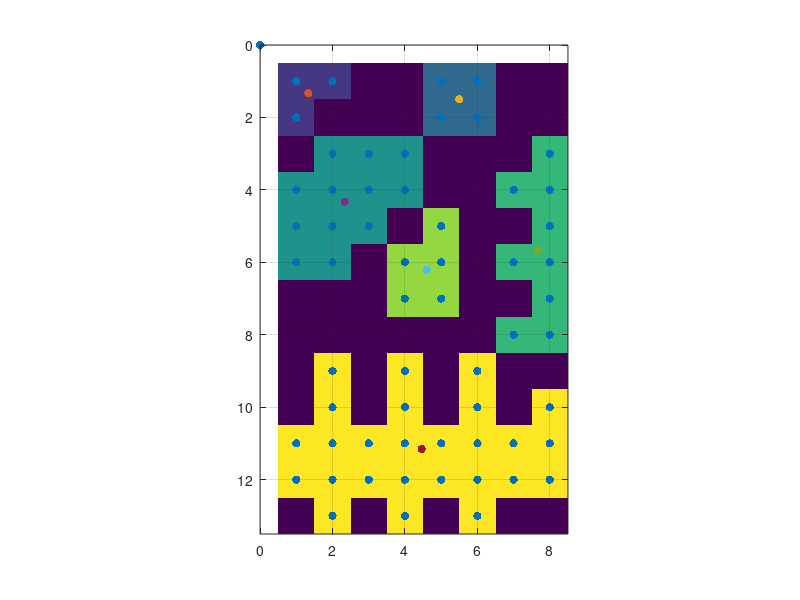

Recreate this plot in MATLAB. (Note: this script raises an error after producing the figure.)
clear
close all


img_labels = [1     1     0     0     2     2     0     0; ...
    1     0     0     0     2     2     0     0; ...
    0     3     3     3     0     0     0     4; ...
    3     3     3     3     0     0     4     4; ...
    3     3     3     0     5     0     0     4; ...
    3     3     0     5     5     0     4     4; ...
    0     0     0     5     5     0     0     4; ...
    0     0     0     0     0     0     4     4; ...
    0     6     0     6     0     6     0     0; ...
    0     6     0     6     0     6     0     6; ...
    6     6     6     6     6     6     6     6; ...
    6     6     6     6     6     6     6     6; ...
    0     6     0     6     0     6     0     0]; ...


% imagesc(flip(img_labels, 1))
imagesc(img_labels)
img_labels

len_y = size(img_labels, 1);
len_x = size(img_labels, 2);

binary_mask = zeros(size(img_labels));
for i = 1:len_y
    for j = 1:len_x
        
        if img_labels(i,j) > 0
            binary_mask1(i,j) = i;
            binary_mask2(i,j) = j;
        end

    end
end

x = binary_mask1(:);
y = binary_mask2(:);

hold on
scatter(y,x, 'cyan','filled')
set(gca, 'DataAspectRatio', [1,1,1])
grid on


x_grid = repmat(1:len_x, len_y, 1);
y_grid = repmat((1:len_y)', 1, len_x);
I_grid = double(img_labels>0); % Replace this with the true monochrome intensity image

for i = 1:max(img_labels(:))

    label_idx = img_labels==i;

    x_val = x_grid(label_idx);
    y_val = y_grid(label_idx);
    weights = I_grid(label_idx);

    x_center = sum(x_val .* weights) ./ sum(weights) ;
    y_center = sum(y_val .* weights) ./ sum(weights) ;

    scatter(x_center, y_center, 'red', 'filled')

    
    x_spread = mean((x_center - x_val).^2);


end


I  =  ones(size(img_labels));
tic
S = star_stats(img_labels, I)
toc


function S = star_stats(L, I, opts)
%STAR_STATS Fast per-object centroid, shape and quality parameters.
%   S = STAR_STATS(L, I) measures every object in the label image L using
%   intensity-weighted image moments of I. No fitting and no loop over
%   objects: all sums are done in one pass with ACCUMARRAY, so the cost
%   scales with the number of labelled pixels, not the number of objects.
%
%   L    label image, 0 = background, 1..N = objects (e.g. from bwlabel)
%   I    background-subtracted image, same size as L
%   opts optional struct:
%        .saturation  saturation level in units of I, i.e. raw saturation
%                     minus local background (default Inf = never)
%        .bg_sigma    background RMS per pixel, for SNR (default NaN)
%        .gain        e-/ADU, for SNR (default 1)
%
%   S is a struct of N-by-1 column vectors (use struct2table(S) for a table):
%     label       object label
%     npix        number of pixels in the object
%     flux        sum of I over the object
%     peak        brightest pixel value
%     x, y        intensity-weighted centroid (x = column, y = row)
%     a, b        RMS size along major / minor axis [px]
%     theta       major-axis angle [deg] from +x towards +y (rows), i.e.
%                 clockwise on screen with imagesc's default axis ij
%     roundness   b/a, 1 = perfectly round
%     ellipticity 1 - b/a
%     fwhm        Gaussian-equivalent FWHM = 2.3548*sqrt(a*b) [px]
%     peak_frac   peak/flux: ~1 for hot pixels and cosmic rays,
%                 small for extended objects
%     peak_offset distance between brightest pixel and centroid [px];
%                 large values hint at blends or double stars
%     saturated   true if any pixel reaches opts.saturation
%     edge        true if the object touches the image border
%     snr         flux / sqrt(flux/gain + npix*bg_sigma^2)

if nargin < 3, opts = struct(); end
if ~isfield(opts, 'saturation'), opts.saturation = Inf; end
if ~isfield(opts, 'bg_sigma'),   opts.bg_sigma   = NaN; end
if ~isfield(opts, 'gain'),       opts.gain       = 1;   end

[ny, nx] = size(L);
idx = find(L > 0);
lab = double(L(idx));
raw = double(I(idx));
w   = max(raw, 0);                 % negative pixels would break the moments
[y, x] = ind2sub([ny, nx], idx); % get indices to the pixels having a label 
N   = max([lab; 0]);

acc = @(v) accumarray(lab, v, [N, 1]);

% zeroth and first moments
npix = acc(ones(size(lab)));
flux = acc(w);
xc   = acc(w .* x) ./ flux;
yc   = acc(w .* y) ./ flux;

% central second moments (two-pass, numerically safe for large images)
dx  = x - xc(lab);
dy  = y - yc(lab);
mxx = acc(w .* dx.^2)    ./ flux;
myy = acc(w .* dy.^2)    ./ flux;
mxy = acc(w .* dx .* dy) ./ flux;

% eigenvalues of the 2x2 covariance matrix, in closed form
mid   = (mxx + myy) / 2;
dev   = sqrt(((mxx - myy) / 2).^2 + mxy.^2);
a     = sqrt(mid + dev);
b     = sqrt(max(mid - dev, 0));
theta = 0.5 * atan2(2 * mxy, mxx - myy) * 180 / pi;

% brightest pixel of each object (one sort instead of a loop)
[~, order]  = sort(w, 'descend');
[ul, first] = unique(lab(order), 'first');
pk   = order(first);
peak = nan(N, 1); xpk = nan(N, 1); ypk = nan(N, 1);
peak(ul) = raw(pk); xpk(ul) = x(pk); ypk(ul) = y(pk);

S.label       = (1:N)';
S.npix        = npix;
S.flux        = flux;
S.peak        = peak;
S.x           = xc;
S.y           = yc;
S.a           = a;
S.b           = b;
S.theta       = theta;
S.roundness   = b ./ a;
S.ellipticity = 1 - b ./ a;
S.fwhm        = 2.3548 * sqrt(a .* b);
S.peak_frac   = peak ./ flux;
S.peak_offset = hypot(xc - xpk, yc - ypk);
S.saturated   = acc(double(raw >= opts.saturation)) > 0;
S.edge        = acc(double(x == 1 | x == nx | y == 1 | y == ny)) > 0;
S.snr         = flux ./ sqrt(flux / opts.gain + npix * opts.bg_sigma^2);
end
